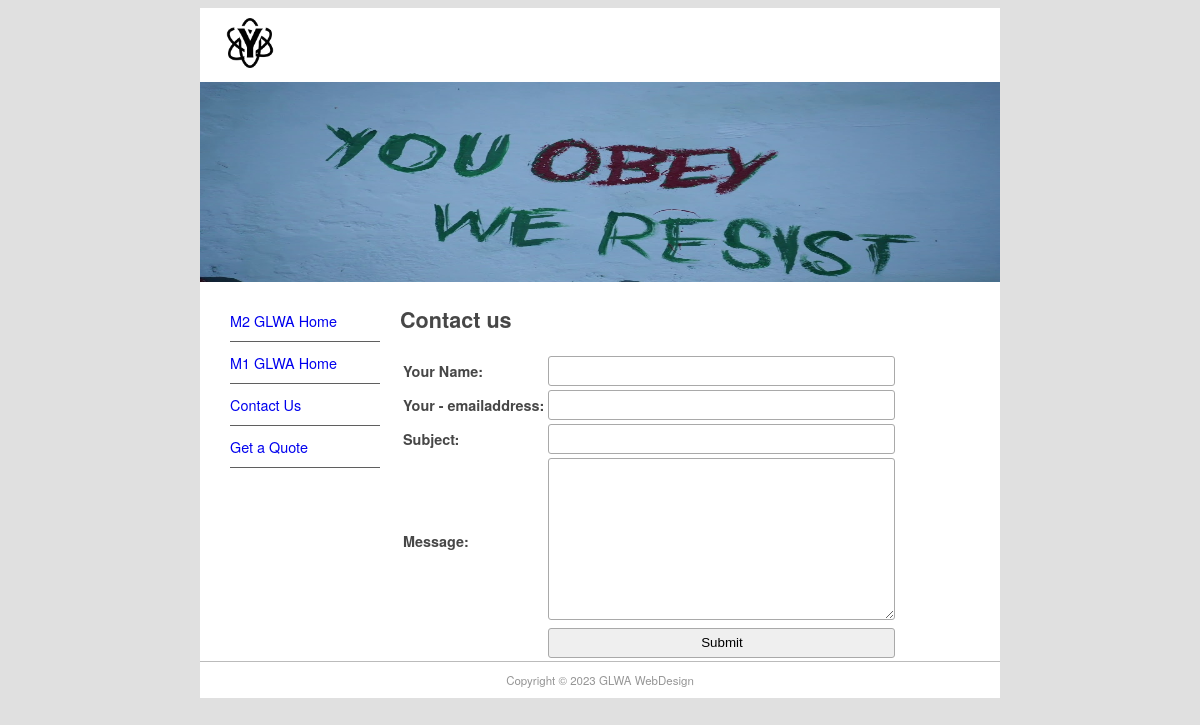
Before: /contact with the older database file.
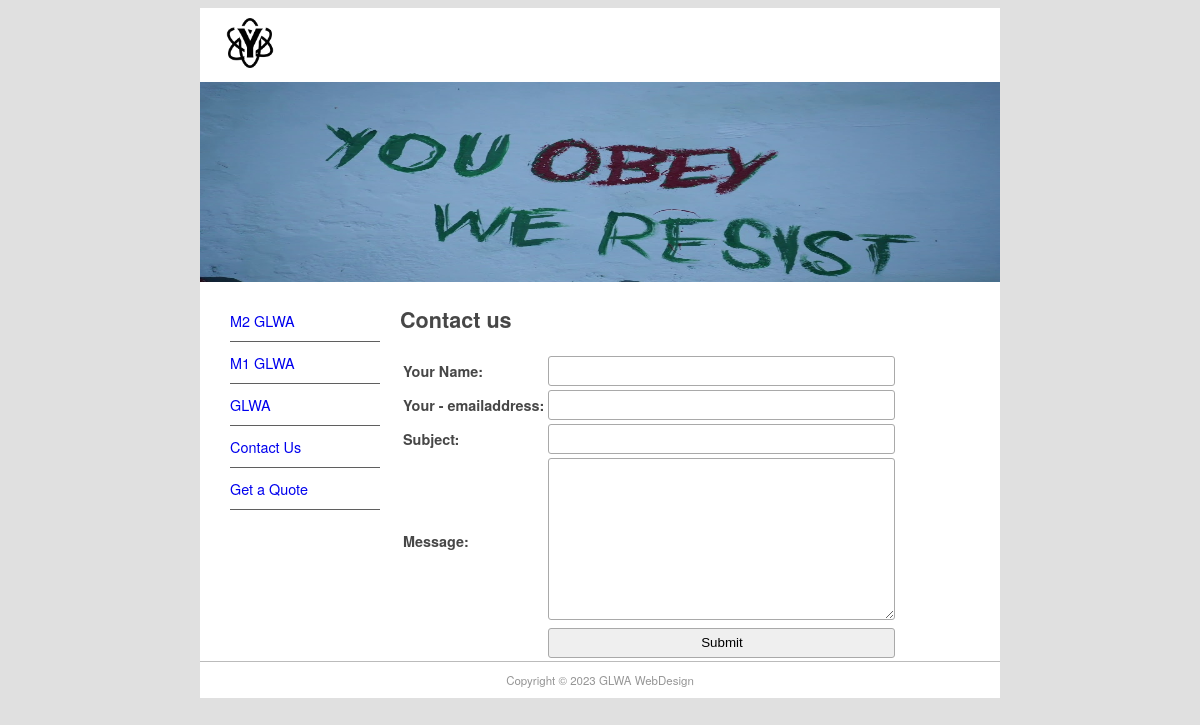
After: the same page with the newer database file.
### pages/models.py (models this page shows, shortened)
class Page(models.Model):
    title=models.CharField(max_length=60)
    permalink=models.CharField(max_length=12,unique=True)
    updatedate=models.DateTimeField(verbose_name="Last Update")
    bodytext = models.TextField("page content",blank=True)

### pages/views.py (the view)
# urls.py: path('contact', views.contact, name='contact'),
def contact(request):
    submitted = False
    if request.method == 'POST':
        form = ContactForm(request.POST)
        if form.is_valid():
            cd = form.cleaned_data
            con = get_connection('django.core.mail.backends.console.EmailBackend')
            send_mail(cd['subject'], cd['message'], cd.get('email', 'noreply@gmail.com'),
                      ['youssefsalih2016@gmail.com'], connection=con)
            return HttpResponseRedirect('contact?submitted=True')
    else:
        form = ContactForm()
        if 'submitted' in request.GET:
            submitted = True
    return render(request, 'pages/contact.html', {'form': form,
                                                  'page_list': Page.objects.all(), 'submitted': submitted})

### pages/forms.py
class ContactForm(forms.Form):
    yourname = forms.CharField(max_length=100, label='Your Name')
    email = forms.EmailField(required=False, label='Your - emailaddress')
    subject = forms.CharField(max_length=100)
    message = forms.CharField(widget=forms.Textarea)

### pages/templates/pages/contact.html (shortened to what this page needs)
{% extends "pages/page.html" %}
{% block content %}
    <h1>Contact us</h1>
    {% if submitted %}
        <p class="success">
            Your message was submitted successfully. Thank you.
        </p>
    {% else %}
        <form action="" method="post" novalidate>
            <table>
                {{ form.as_table }}
                <tr>
                    <td>&nbsp;</td>
                    <td><input type="submit" value="Submit"></td>
                </tr>
            </table>
        </form>
    {% endif %}
{% endblock content %}

### pages/templates/pages/page.html (shortened to what this page needs)
{% extends "base.html" %}
{% block sidenav %}
    {% for page in page_list %}
        <li>
            <a href="{{ page.permalink }}">{{ page.title }}</a>
        </li>
    {% endfor %}
{% endblock sidenav %}

Changed rows visible on the page:
changed Page: title "M2 GLWA Home" → "M2 GLWA"
changed Page: title "M1 GLWA Home" → "M1 GLWA"
added Page: title "GLWA"
